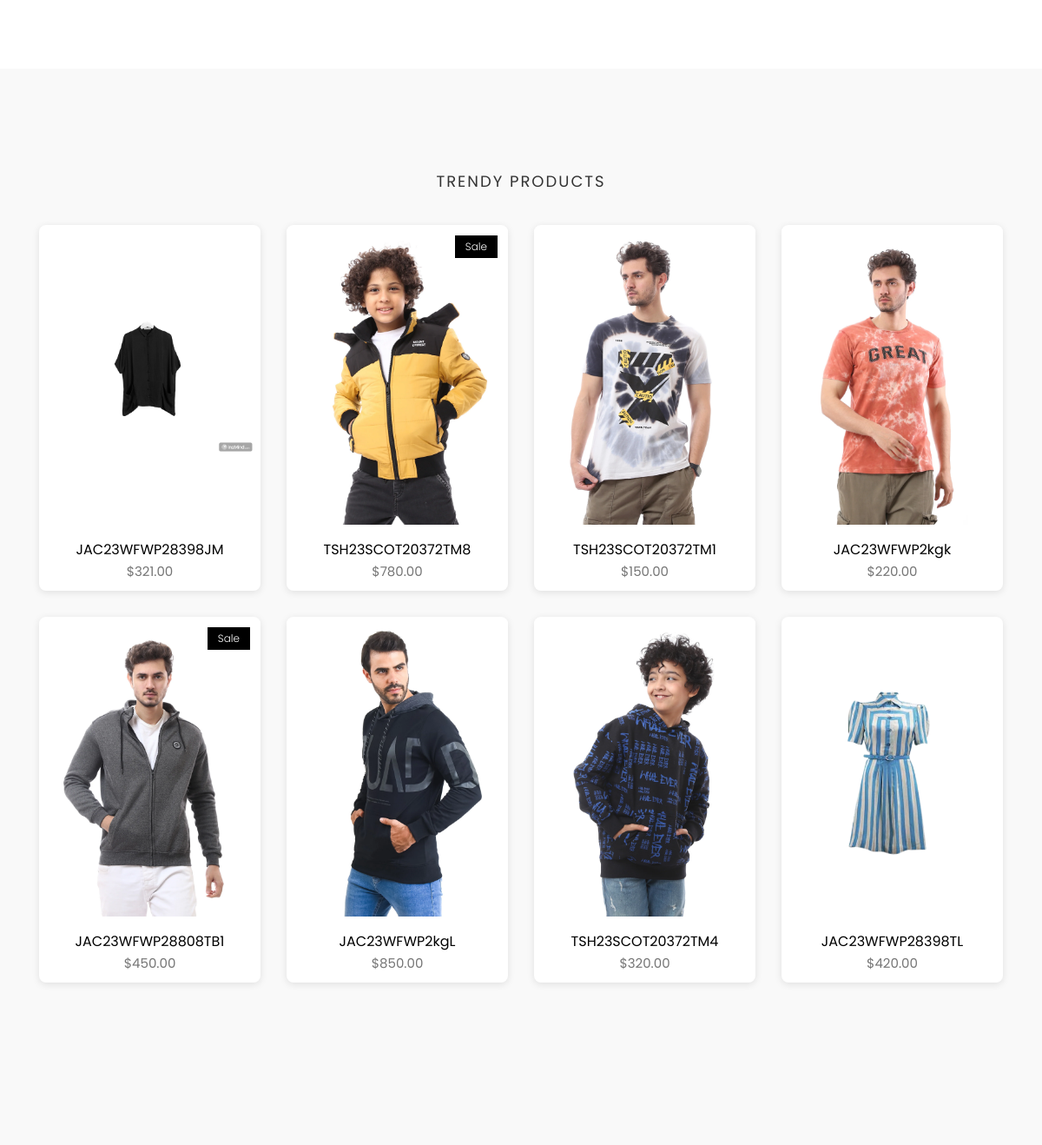
The app's page / (middle part), older data.
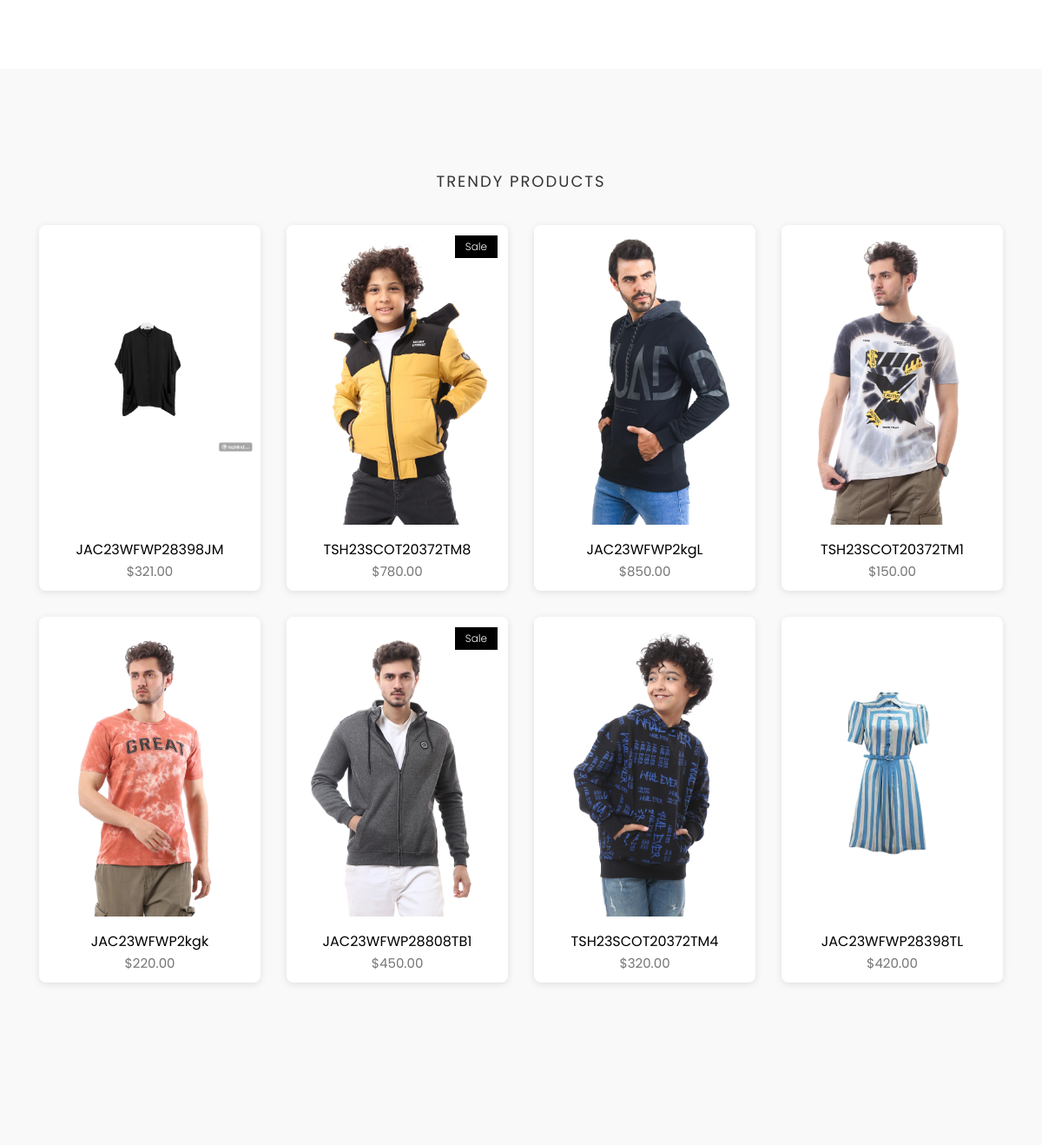
The same page, newer data.
### store/models.py (models this page shows, shortened)
class Product(models.Model):
    id = models.UUIDField(primary_key=True, default=uuid.uuid4, editable=False)
    name = models.CharField(unique=True, max_length=50)
    image = models.ImageField(upload_to='product/')
    stock = models.IntegerField(default=1)
    price = models.DecimalField(max_digits=10, decimal_places=2, default=Decimal('0.00'))
    description = models.TextField(max_length=10000, blank=True)
    created_at = models.DateTimeField(default=timezone.now)
    modified_date = models.DateTimeField(auto_now=True)
    slug = models.SlugField(null=True, blank=True, unique=True)
    views = models.PositiveIntegerField(default=0)
    is_available = models.BooleanField(default=True)
    on_sale = models.BooleanField(default=False)
    PRDBrand = models.ForeignKey('Brand', related_name='product_brand', on_delete=models.CASCADE, blank=True, null=True, verbose_name="Brand")
    like = models.ManyToManyField(User, blank=True, related_name='product_favourite')
    category = models.ForeignKey(Subcategory, related_name='product_subcategory', verbose_name="Subcategory", null=True, blank=True, on_delete=models.CASCADE)
    class Meta:
        ordering = ['-created_at']
        verbose_name = "Product"
        verbose_name_plural = "Products"

### settings/views.py (the view)
# urls.py: path('' , views.home , name='home'),
def home(request):
    products = Product.objects.all().order_by('-views')
    context = {
        'products':products
    }
    return render(request,'home.html',context)

### cart/cart_utils.py (called while the page is built)
def _cart_id(request):
    cart = request.session.session_key
    if not cart:
        cart = request.session.create()
    return cart

### category/category_context.py (called while the page is built)
def nav_links(request):
    categories_nav = Category.objects.all()
    subcategories_nav = Subcategory.objects.all()
    brands_nav = Brand.objects.all()
    context = {
        'categories_nav':categories_nav,
        'brands_nav':brands_nav,
        'subcategories_nav':subcategories_nav,
    }
    return context

### category/models.py (called while the page is built)
    def product_count(self):
        return self.subcategories.aggregate(count=models.Count('product_subcategory'))['count'] or 0

    def get_url(self):
        return reverse('products_by_subcategory',args=[self.id])

### store/models.py (called while the page is built)
    def get_url(self):
        return reverse('products_by_brand',args=[self.id])

    def __str__(self):
        return self.name

### settings/templates/home.html (shortened to what this page needs)
{% extends "base.html" %}
{% load static %}
{% block body %}
<section class="product-category section">
</section>
<section class="products section bg-gray">
	<div class="container">
		<div class="row">
			<div class="title text-center">
				<h2>Trendy Products</h2>
			</div>
		</div>
		<div class="row">
            {% for product in products %}
			<div class="col-md-3">
				<div class="product-item">
					<div class="product-thumb">
                        {% if product.on_sale %}
						<span class="bage">Sale</span>
                        {% endif %}
						<img class="img-responsive" src="{{product.image.url}}" alt="product-img" />
					</div>
					<div class="product-content">
						<h4><a href="{% url 'product_details' product.id %}">{{product.name}}</a></h4>
						<p class="price">${{product.price}}</p>
					</div>
				</div>
			</div>
			{% endfor %}
		</div>
	</div>
</section>
<section class="call-to-action bg-gray section">
</section>
{% endblock body %}

### templates/base.html (shortened to what this page needs)
{% load static %}
<!DOCTYPE html>
<html lang="en">
<head>
	<link rel="stylesheet" href="https://cdnjs.cloudflare.com/ajax/libs/font-awesome/5.15.4/css/all.min.css" />
	<link rel="stylesheet" href="{% static 'plugins/themefisher-font/style.css'%}">
	<link rel="stylesheet" href="{% static 'plugins/bootstrap/css/bootstrap2.min.css'%}">
	<link rel="stylesheet" href="{% static 'plugins/bootstrap/css/bootstrap.min.css'%}">
	<link rel="stylesheet" href="{% static 'plugins/animate/animate.css'%}">
	<link rel="stylesheet" href="{% static 'plugins/slick/slick.css'%}">
	<link rel="stylesheet" href="{% static 'plugins/slick/slick-theme.css'%}">
	<link rel="stylesheet" href="{% static 'css/style.css'%}">
</head>
<body id="body">
	{% block body %}
	{% endblock body %}
</body>
</html>

### static/css/style.css (style rules this page uses)
body { line-height: 1.5; font-family: "Poppins", sans-serif; -webkit-font-smoothing: antialiased; }
p { font-family: "Poppins", sans-serif; color: #757575; font-size: 15px; }
h1, h2, h3, h4, h5, h6 { font-family: "Poppins", sans-serif; }
h1, h2, h3, h4, h5, h6 { font-weight: 400; }
a, a:focus, a:hover { text-decoration: none; outline: 0; color: #000; }
.bg-gray { background: #f9f9f9; }
.section { padding: 80px 0; }
.title { padding: 20px 0 30px; }
.title h2 { font-size: 18px; text-align: center; text-transform: uppercase; letter-spacing: 2px; }
.product-item { background-color: #fff; border-radius: 8px; overflow: hidden; box-shadow: 0 2px 8px rgba(0, 0, 0, 0.1); transition: all 0.3s ease; margin-bottom: 30px; }
.product-item .product-thumb { position: relative; }
.product-item .product-thumb img { object-fit: contain !important; height: 350px !important; width: 350px !important; }
.product-item .product-thumb .bage { position: absolute; top: 12px; right: 12px; background: #000; color: #fff; font-size: 12px; padding: 4px 12px; font-weight: 300; display: inline-block; }
.product-item .product-thumb:before { transition: 0.3s all; opacity: 0; background: rgba(0, 0, 0, 0.6); content: ""; position: absolute; top: 0; right: 0; left: 0; bottom: 0; }
.product-item .product-content { text-align: center; }
.product-item .product-content h4 { font-size: 16px; font-weight: 400; margin-top: 15px; margin-bottom: 6px; }
.product-item .product-content h4 a { color: #000; }

Row changes from the older to the newer data that the page shows:
changed Product "JAC23WFWP2kgL": moves up the list
